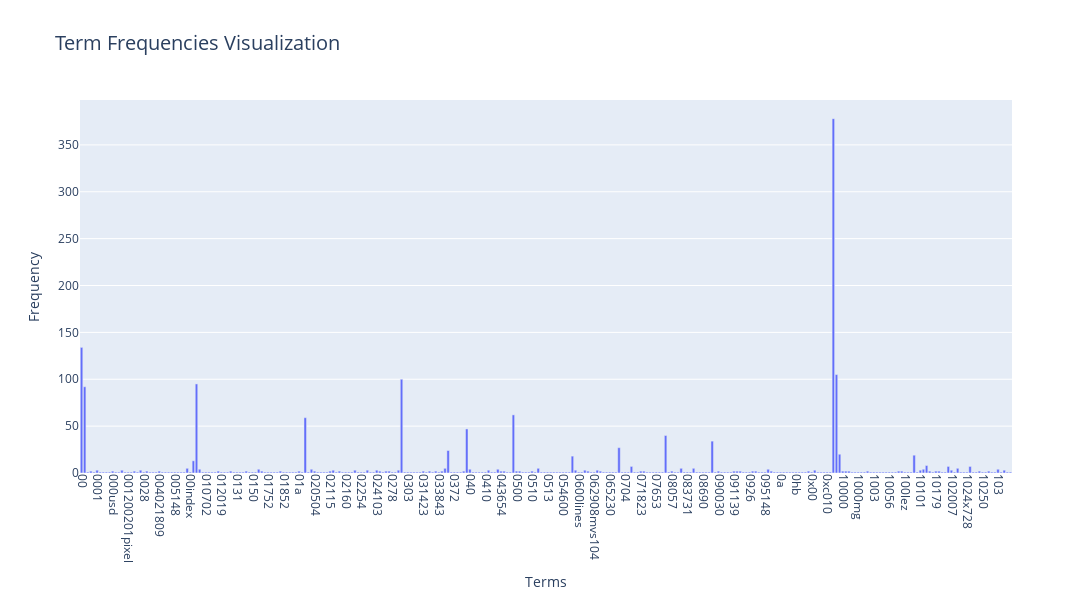

Write notebook code for a chart like this one.
### Markdown cell above
### >>> **Exercise 12 (take home):**
If you want a nicer interactive visualization here, I would encourage you try to install and use plotly to achieve this.

### Code cell
# Answer here
import plotly.express as px

# Sample data setup (replace with your actual data)
terms = count_vect.get_feature_names_out()[:300]  # First 300 terms
frequencies = term_frequencies[:300]  # Corresponding term frequencies

# Create a Plotly bar chart
fig = px.bar(x=terms, y=frequencies, labels={'x': 'Terms', 'y': 'Frequency'},
             title="Term Frequencies Visualization")

# Customize layout for better readability
fig.update_layout(
    xaxis=dict(tickangle=90),  # Rotate x-axis labels
    height=600, width=1400,    # Adjust figure size
    title_font_size=20
)

# Show the interactive plot
fig.show()

### Figure 1 — Plotly figure (JSON) as saved in the notebook; plotly's stock layout.template omitted (floating-point values rounded to 4 significant figures; data arrays with more than 128 entries replaced by an {"elided": "..."} marker saying what was removed)
{"data": [{"alignmentgroup": "True", "hovertemplate": "Terms=%{x}<br>Frequency=%{y}<extra></extra>", "legendgroup": "", "marker": {"color": "#636efa", "pattern": {"shape": ""}}, "name": "", "offsetgroup": "", "orientation": "v", "showlegend": false, "textposition": "auto", "type": "bar", "x": {"elided": "300 str values"}, "xaxis": "x", "y": {"elided": "300 int values"}, "yaxis": "y"}], "layout": {"barmode": "relative", "height": 600, "legend": {"tracegroupgap": 0}, "title": {"font": {"size": 20}, "text": "Term Frequencies Visualization"}, "width": 1400, "xaxis": {"anchor": "y", "domain": [0, 1], "tickangle": 90, "title": {"text": "Terms"}}, "yaxis": {"anchor": "x", "domain": [0, 1], "title": {"text": "Frequency"}}}}
